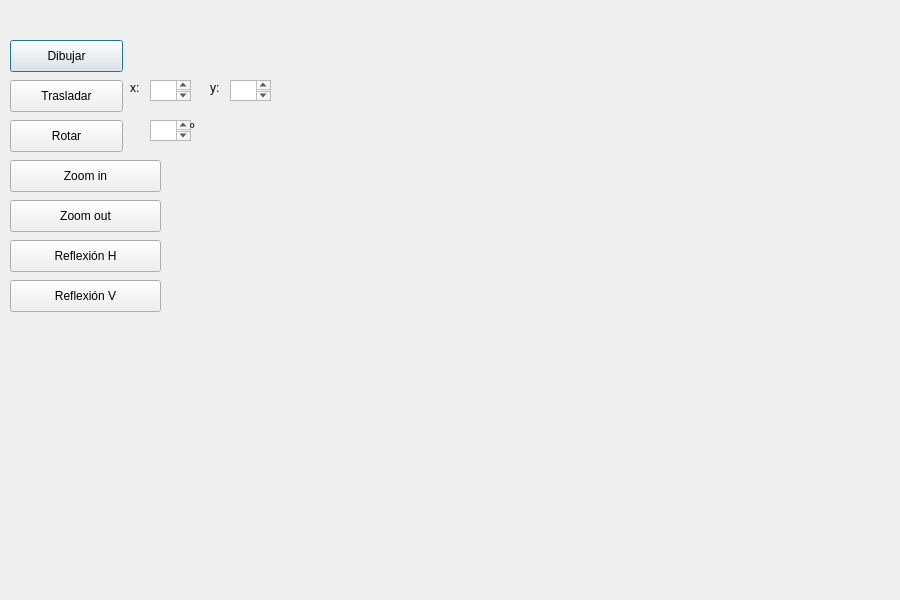
<?xml version="1.0" encoding="UTF-8"?>
<ui version="4.0">
 <class>PrismaRec</class>
 <widget class="QDialog" name="PrismaRec">
  <property name="geometry">
   <rect>
    <x>0</x>
    <y>0</y>
    <width>900</width>
    <height>600</height>
   </rect>
  </property>
  <property name="windowTitle">
   <string>Prisma Rectangular</string>
  </property>
  <widget class="QPushButton" name="pushButton">
   <property name="geometry">
    <rect>
     <x>10</x>
     <y>40</y>
     <width>113</width>
     <height>32</height>
    </rect>
   </property>
   <property name="text">
    <string>Dibujar</string>
   </property>
  </widget>
  <widget class="QLabel" name="label_4">
   <property name="geometry">
    <rect>
     <x>210</x>
     <y>80</y>
     <width>51</width>
     <height>16</height>
    </rect>
   </property>
   <property name="text">
    <string>y:</string>
   </property>
  </widget>
  <widget class="QTextEdit" name="boxYinicio">
   <property name="geometry">
    <rect>
     <x>230</x>
     <y>80</y>
     <width>41</width>
     <height>21</height>
    </rect>
   </property>
  </widget>
  <widget class="QPushButton" name="pushButton_2">
   <property name="geometry">
    <rect>
     <x>10</x>
     <y>80</y>
     <width>113</width>
     <height>32</height>
    </rect>
   </property>
   <property name="text">
    <string>Trasladar</string>
   </property>
  </widget>
  <widget class="QLabel" name="label_3">
   <property name="geometry">
    <rect>
     <x>130</x>
     <y>80</y>
     <width>41</width>
     <height>16</height>
    </rect>
   </property>
   <property name="text">
    <string>x:</string>
   </property>
  </widget>
  <widget class="QTextEdit" name="boxXinicio">
   <property name="geometry">
    <rect>
     <x>150</x>
     <y>80</y>
     <width>41</width>
     <height>21</height>
    </rect>
   </property>
  </widget>
  <widget class="QPushButton" name="pushButton_5">
   <property name="geometry">
    <rect>
     <x>10</x>
     <y>160</y>
     <width>151</width>
     <height>32</height>
    </rect>
   </property>
   <property name="text">
    <string>Zoom in</string>
   </property>
  </widget>
  <widget class="QPushButton" name="pushButton_3">
   <property name="geometry">
    <rect>
     <x>10</x>
     <y>120</y>
     <width>113</width>
     <height>32</height>
    </rect>
   </property>
   <property name="text">
    <string>Rotar</string>
   </property>
  </widget>
  <widget class="QPushButton" name="pushButton_6">
   <property name="geometry">
    <rect>
     <x>10</x>
     <y>240</y>
     <width>151</width>
     <height>32</height>
    </rect>
   </property>
   <property name="text">
    <string>Reflexión H</string>
   </property>
  </widget>
  <widget class="QPushButton" name="pushButton_4">
   <property name="geometry">
    <rect>
     <x>10</x>
     <y>200</y>
     <width>151</width>
     <height>32</height>
    </rect>
   </property>
   <property name="text">
    <string>Zoom out</string>
   </property>
  </widget>
  <widget class="QPushButton" name="pushButton_7">
   <property name="geometry">
    <rect>
     <x>10</x>
     <y>280</y>
     <width>151</width>
     <height>32</height>
    </rect>
   </property>
   <property name="text">
    <string>Reflexión V</string>
   </property>
  </widget>
  <widget class="QTextEdit" name="boxGrados">
   <property name="geometry">
    <rect>
     <x>150</x>
     <y>120</y>
     <width>41</width>
     <height>21</height>
    </rect>
   </property>
  </widget>
  <widget class="QLabel" name="label_5">
   <property name="geometry">
    <rect>
     <x>190</x>
     <y>120</y>
     <width>51</width>
     <height>16</height>
    </rect>
   </property>
   <property name="text">
    <string>º</string>
   </property>
  </widget>
 </widget>
 <resources/>
 <connections/>
</ui>
